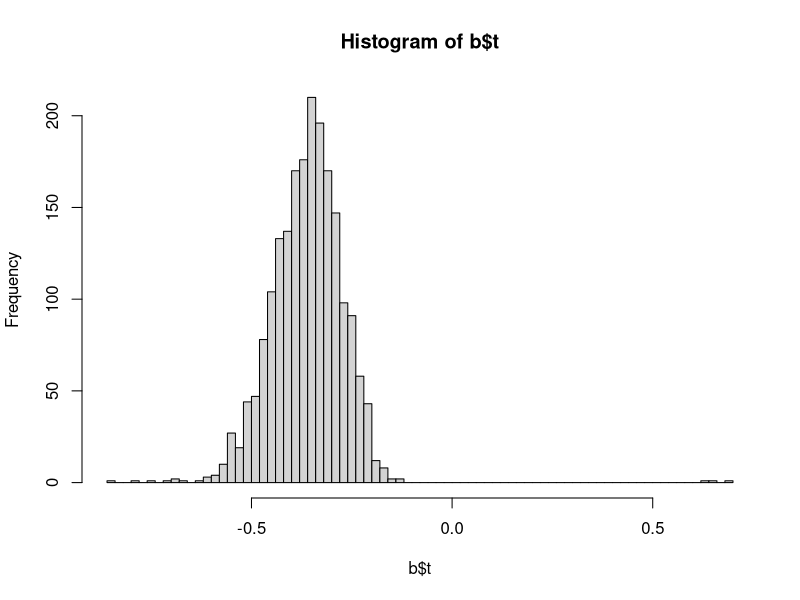
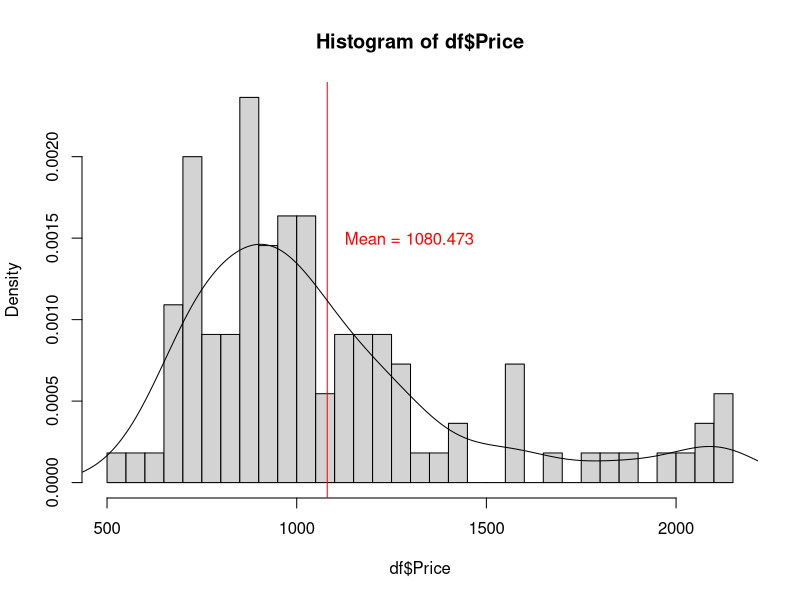
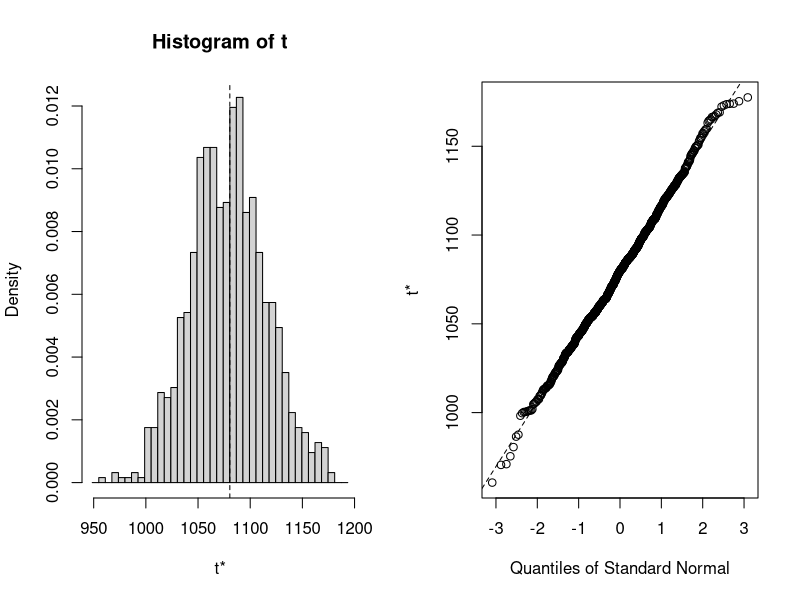
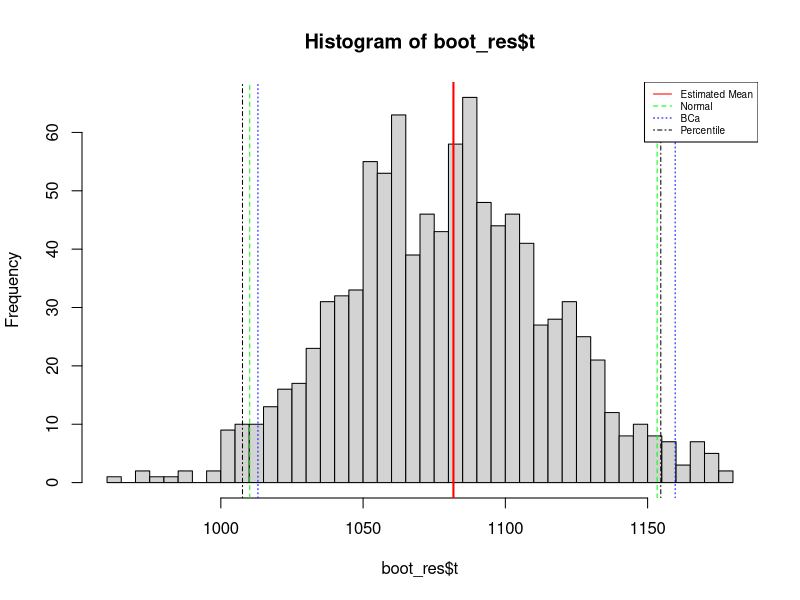

The R source for these figures, in order:
## ---- chunk 1
knitr::opts_chunk$set(echo = TRUE)
library(boot)
## ---- chunk 2
library("boot")
lottery <- read.csv("lottery.csv", sep=";")

T_func <- function(data,idx){
  lottery1 <- data[idx,]
   #using loess to get a model
  loess_Y_model <- loess(Draft_No ~ Day_of_year, lottery1) #(Y ~ X, data)
  #using the model to get the new Y value
  Y_estimate <- loess_Y_model$fitted
  
  #Implementing the argmin and argmax expressions
  Xa <- lottery1$Day_of_year[which.min(Y_estimate)]
  Xb <- lottery1$Day_of_year[which.max(Y_estimate)]
  
  Ya <- Y_estimate[which.min(Y_estimate)]
  Yb <- Y_estimate[which.max(Y_estimate)]
  #the expression for the given test statistic
  T <- (Yb-Ya)/(Xb-Xa)
  return(T)
}

b <- boot(lottery, statistic=T_func, R=2000)
## ---- chunk 3
hist(b$t,breaks=100, title = "Boot")

## ---- chunk 4
setwd("D:/Documents/LiU Final/Autumn 21/732A90 - Computational Stats/Labs/Lab5")
df <- read.csv2("prices1.csv")
head(df, 5)

#2.1
#plotting histogram
hist(df$Price, probability = TRUE, breaks = 40)
obs_mean <- round(mean(df$Price), digits = 3)                                   
abline(v = obs_mean, col = "red")
text(x = obs_mean * 1.2, y = 0.0015, paste("Mean =", obs_mean), col = "red", cex = 1)
lines(density(df$Price))

cat("\n Mean of Prices: ", obs_mean)

## ---- chunk 5
#2.2
#bootstrap function
fn<- function(data, indices)
{
  res <- mean(data[indices])
  return(res)
}
## ---- chunk 6
set.seed(1234)
boot_res <- boot(df$Price, fn, 999) #resampling with 999 replication

plot(boot_res, breaks = 40) #plotting bootstrap distribution

## ---- chunk 7
bias_corrected <- 2*mean(df$Price) - 1/length(boot_res$t)*sum(boot_res$t)

cat("\n Bias corrected estimate (analytical): ", bias_corrected)
## ---- chunk 8
boot_var <- 1/(length(boot_res$t) - 1) * sum((boot_res$t - mean(boot_res$t))^2)

cat("\n Variance = ", boot_var)
## ---- chunk 9

intervals <- boot.ci(boot_res, conf =0.95, type = c("perc", "bca", "norm"), index = 1)
intervals
## ---- chunk 10

#2.3

hist(boot_res$t, breaks = 40)
abline(v = bias_corrected, col = "red",lwd = 2 )
abline(v = intervals$normal[2], col = "green",lwd = 1, lty=2)
abline(v = intervals$normal[3], col = "green",lwd = 1, lty=2 )
abline(v = intervals$bca[4], col = "blue",lwd = 1, lty=3)

abline(v = intervals$bca[5], col = "blue",lwd = 1, lty=3 )
abline(v = intervals$percent[4], col = "black",lwd = 1, lty=4)
abline(v = intervals$percent[5], col = "black",lwd = 1, lty=4)

legend( "topright", legend=c("Estimated Mean", "Normal", "BCa", "Percentile"),
        col=c("red", "green", "blue", "black"), lty = c(1, 2, 3, 4), cex=0.6)
## ---- chunk 11
#2.4

n = length(df$Price)
jack_vec <- numeric(n - 1)
jack_pseudo <- numeric(n)

for (i in 1:n) {
  for (j in 1:n) {
    if (j < i) {
      jack_vec[j] <- df$Price[j]
    } else if (j > i) {
      jack_vec[j-1] <- df$Price[j]
    }
  }
  jack_pseudo[i] <- n * mean(df$Price) - (n - 1) * mean(df$Price[-i])
}
## ---- chunk 12
mean(jack_pseudo)

## ---- chunk 13
var(jack_pseudo)/n
